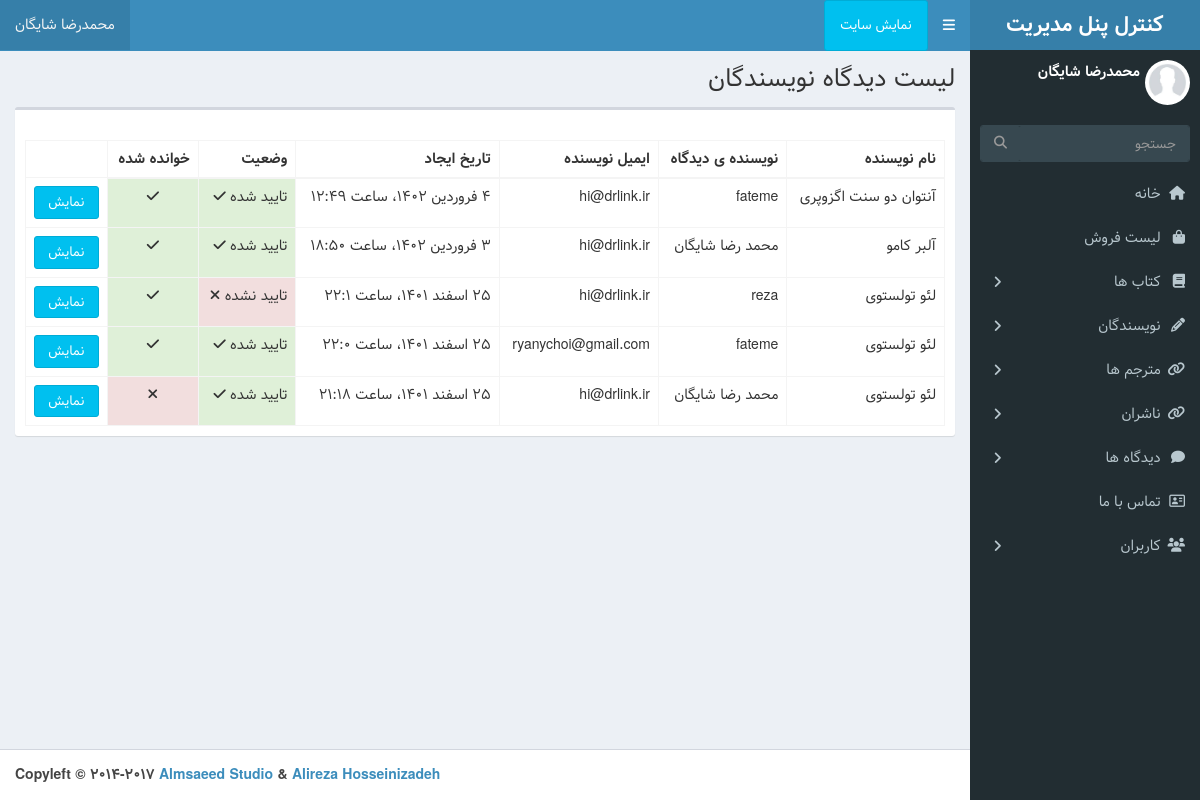
/admin-dashboard/author-comments (signed in), run on an earlier commit of the app's database.
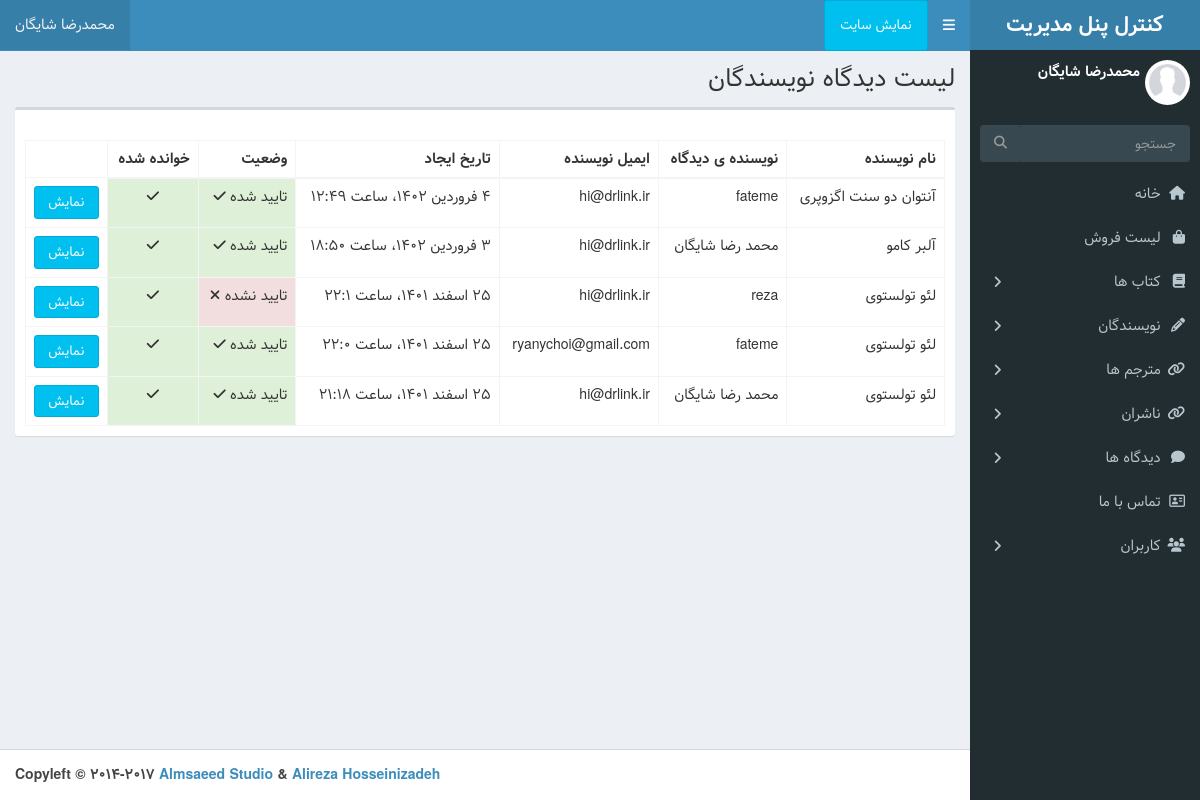
And on a later commit of the database.
### book/models.py (models this page shows, shortened)
class AuthorComment(models.Model):
	author = models.ForeignKey(Author,on_delete=models.CASCADE,related_name='comments')
	name = models.CharField(max_length=100)
	email = models.EmailField()
	body = models.TextField()
	created_on = models.DateTimeField(auto_now_add=True)
	active = models.BooleanField(default=False)
	is_read = models.BooleanField(default=False)
	class Meta:
		db_table = 'Author Comment'
		ordering = ['-created_on']
	def jpublish(self):
		return jalali_converter(self.created_on)
	objects = AuthorCommentManager()

class Author(models.Model):
	name = models.CharField(max_length=255)
	slug = models.CharField(max_length=255)
	nationality = models.CharField(max_length=255)
	birth = models.IntegerField()
	death = models.IntegerField()
	description = RichTextField()
	picture = models.ImageField(upload_to='author/image')
	status = models.BooleanField(default=False)
	class Meta:
		db_table = 'Author'
	def __str__(self):
		return self.name
	objects = AuthorManager()

### dashboard/views.py (the view)
# urls.py: path('author-comments', views.AuthorCommentDashboard.as_view() , name='author-comments_list'),
class AuthorCommentDashboard(LoginRequiredMixin ,DashboardLoginMixin, ListView):
    queryset = AuthorComment.objects.all()
    template_name = 'dashboard/author_comment_list.html'
    paginate_by = 10

### dashboard/mixins.py (called while the page is built)
	def dispatch(self, request, *args, **kwargs):
		if request.user.is_superuser or request.user.is_staff:
			return super().dispatch(request, *args, **kwargs) # type: ignore
		else:
			return redirect ('Book:index')

### extensions/jalali.py (called while the page is built)
    def persian_tuple(self):
        return self.persian_year, self.persian_month, self.persian_day

### extensions/utils.py (called while the page is built)
def persian_numbers_converter(mystr):
	numbers = {
		"0": "۰",
		"1": "۱",
		"2": "۲",
		"3": "۳",
		"4": "۴",
		"5": "۵",
		"6": "۶",
		"7": "۷",
		"8": "۸",
		"9": "۹",
	}
	for e, p in numbers.items():
		mystr = mystr.replace(e, p)
	return mystr

def jalali_converter(time):
	jmonths = ["فروردین", "اردیبهشت", "خرداد", "تیر", "مرداد", "شهریور", "مهر", "آبان", "آذر", "دی", "بهمن", "اسفند",]
	time = timezone.localtime(time)
	time_to_str = "{},{},{}".format(time.year, time.month,time.day)
	time_to_tuple = jalali.Gregorian(time_to_str).persian_tuple()
	time_to_list = list(time_to_tuple)
	for index, month in enumerate(jmonths):
		if time_to_list[1] == index + 1:
			time_to_list[1] = month
			break
	output = "{} {} {}، ساعت {}:{}".format(
		time_to_list[2],
		time_to_list[1],
		time_to_list[0],
		time.hour,
		time.minute,
	)
	return persian_numbers_converter(output)

### templates/dashboard/author_comment_list.html (shortened to what this page needs)
{% extends 'dashboard/base.html' %}
{% load static %}
{% block title %} لیست دیدگاه نویسندگان  {% endblock %}
{% block main %}
    <section class="content">
        <div class="row">
            <div class="col-xs-12">
                <div class="box">
                    <div class="box-header">
              </div>
              <div class="box-body">
                <table id="example2" class="table table-bordered table-hover">
                  <thead>
                  <tr>
                    <th>نام نویسنده</th>
                    <th> نویسنده ی دیدگاه</th>
                    <th> ایمیل نویسنده</th>
                    <th>تاریخ ایجاد</th>
                    <th>وضعیت</th>
                    <th>خوانده شده</th>
                  </tr>
                  </thead>
                  <tbody>
                      {% for comment in object_list %}
                <tr>
                    <td>{{comment.author}}</td>
                    <td> {{comment.name}}</td>
                    <td>{{comment.email}}</td>
                    <td>{{comment.jpublish}} </td>
                    {% if comment.active == False %}<td  class="tp-3 mb-2 bg-danger text-white">تایید نشده <i class="fa fa-close"></i></td>{% else %}
                    <td class="p-3 mb-2 bg-success text-white">تایید شده <i class="fa fa-check"></i></td>{% endif %}
                    {% if comment.is_read == False %}<td  style="text-align: center;" class="tp-3 mb-2 bg-danger text-white"><i class="fa fa-close"></i></td>{% else %}
                        <td style="text-align: center;" class="p-3 mb-2 bg-success text-white"> <i class="fa fa-check"></i></td>{% endif %}
                    <td><a href="{% url 'Dashboard:author_comment_detail' comment.pk %}" class="btn btn-block btn-info">نمایش</a></td>
                </tr>
                {% endfor %}
                  </tbody>
                </table>
              </div>
            </div>
        </div>
        <section class="articles-pagination">
            <div class="container p-4 ">
            </div>
            </section>
      </section>
{% endblock %}

What changed in the data, as far as the page shows it:
changed AuthorComment "۲۵ اسفند ۱۴۰۱، ساعت ۲۱:۱۸": is_read False → True (drawn)
